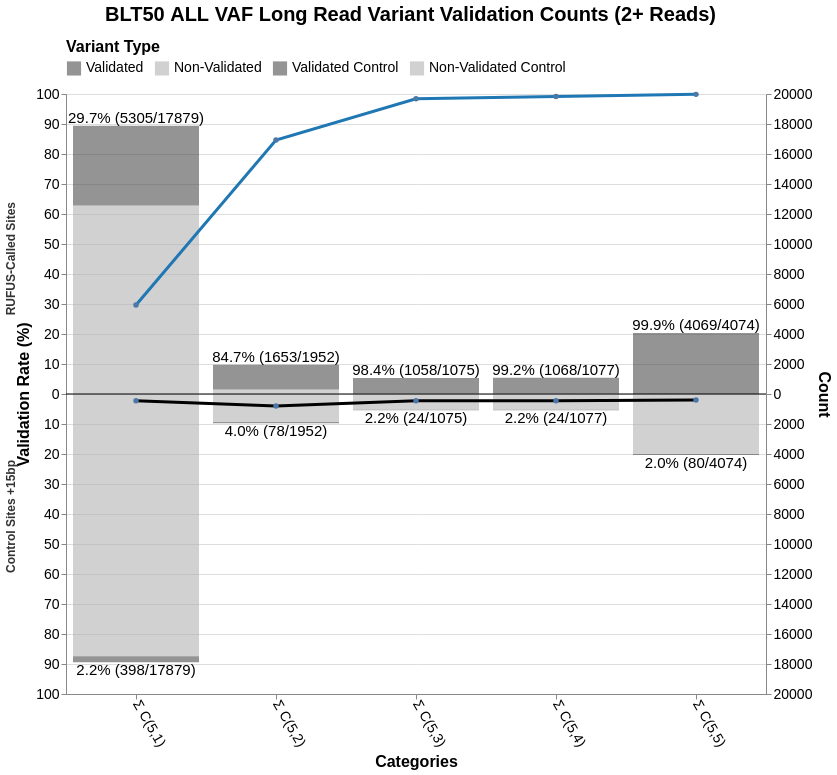

Notebook code for this chart:
### Code cell
import altair as alt
import pandas as pd

pos_1plus=[4069, 1070, 1064, 1744, 8176]
neg_1plus=[318, 85, 68, 166, 1120]

pos_2plus=[4069, 1068, 1058, 1653, 5305]
neg_2plus=[80, 24, 24, 78, 398]

pos_5plus=[4068, 1061, 1012, 1448, 2921]
neg_5plus=[5, 3, 4, 19, 77]

pos_8plus=[4068, 1041, 889, 1073, 1731]
neg_8plus=[1, 2, 1, 12, 45]

pos_10plus=[4063, 1001, 750, 796, 1242]
neg_10plus=[0, 0, 1, 0, 39]

# Sample data - replace with your actual data
data = pd.DataFrame({
    'category': ['Σ C(5,5)', 'Σ C(5,4)', 'Σ C(5,3)', 'Σ C(5,2)', 'Σ C(5,1)'],
    'positive_total': [4074, 1077, 1075, 1952, 17879], # BLT50 total variants for actual sites with 1+ read
    'positive_validated': pos_2plus, # BLT50 validated variants for actual sites
    'negative_total': [4074, 1077, 1075, 1952, 17879], # BLT50 total variants for +15bp sites with 1+ read (hopefully these numbers the same as ^)
    'negative_validated': neg_2plus # BLT50 validated variants for +15bp sites
})

# Create stacked data structure
data_stacked = []
for _, row in data.iterrows():
    category = row['category']
    
    # Calculate percentages for this category
    pos_validation_rate = (row['positive_validated'] / row['positive_total'] * 100) if row['positive_total'] > 0 else 0
    neg_validation_rate = (row['negative_validated'] / row['negative_total'] * 100) if row['negative_total'] > 0 else 0
    
    # Calculate unvalidated counts (difference between total and validated)
    pos_unvalidated = row['positive_total'] - row['positive_validated']
    neg_unvalidated = row['negative_total'] - row['negative_validated']
    
    # Positive side - unvalidated variants (bottom of stack)
    data_stacked.append({
        'category': category,
        'direction': 'positive',
        'variant_type': 'unvalidated',
        'variant_direction': 'unvalidated_positive',
        'count': pos_unvalidated,
        'stack_order': 0,
        'validation_rate': pos_validation_rate,
        'total_count': row['positive_total'],
        'validated_count': row['positive_validated']
    })
    
    # Positive side - validated variants (stacked on top)
    data_stacked.append({
        'category': category,
        'direction': 'positive',
        'variant_type': 'validated',
        'variant_direction': 'validated_positive',
        'count': row['positive_validated'],
        'stack_order': 1,
        'validation_rate': pos_validation_rate,
        'total_count': row['positive_total'],
        'validated_count': row['positive_validated']
    })
    
    # Negative side - unvalidated variants (displayed as negative, bottom of stack)
    data_stacked.append({
        'category': category,
        'direction': 'negative',
        'variant_type': 'unvalidated',
        'variant_direction': 'unvalidated_negative',
        'count': -neg_unvalidated,
        'stack_order': 0,
        'validation_rate': neg_validation_rate,
        'total_count': row['negative_total'],
        'validated_count': row['negative_validated']
    })
    
    # Negative side - validated variants (stacked on negative side)
    data_stacked.append({
        'category': category,
        'direction': 'negative',
        'variant_type': 'validated',
        'variant_direction': 'validated_negative',
        'count': -row['negative_validated'],
        'stack_order': 1,
        'validation_rate': neg_validation_rate,
        'total_count': row['negative_total'],
        'validated_count': row['negative_validated']
    })

data_long = pd.DataFrame(data_stacked)

# Create the bidirectional stacked bar chart
bar_chart = alt.Chart(data_long).mark_bar(opacity=0.6).encode(
    x=alt.X('category:O',
            sort=['Σ C(5,5)', 'Σ C(5,4)', 'Σ C(5,3)', 'Σ C(5,2)', 'Σ C(5,1)'],
            title='Categories',
            axis=alt.Axis(labelAngle=60,labelFontSize=14, titleFontSize=16)),
    y=alt.Y('count:Q',
            title='Count',
            scale=alt.Scale(domain=[-20000, 20000]),
            stack='zero',
            axis=alt.Axis(labelFontSize=14, titleFontSize=16, labelExpr="abs(datum.value)", orient='right')),
    color=alt.Color('variant_direction:N',
                    scale=alt.Scale(
                        domain=['validated_positive', 'unvalidated_positive', 'validated_negative', 'unvalidated_negative'],
                        range=['#4d4d4d', '#b3b3b3', '#4d4d4d', '#b3b3b3']  # dark gray for validated, light gray for non-validated
                    ),
                    legend=alt.Legend(
                        title="Variant Type",
                        orient='top',
                        direction='horizontal',
                        symbolType='square',
                        symbolSize=200,
                        titleFontSize=16,
                        labelFontSize=14,
                        labelExpr="datum.value == 'unvalidated_positive' ? 'Non-Validated' : datum.value == 'validated_positive' ? 'Validated' : datum.value == 'unvalidated_negative' ? 'Non-Validated Control' : 'Validated Control'"
                    )),
    order=alt.Order('stack_order:O'),
    tooltip=['category:O', 'direction:N', 'variant_type:N', 'count:Q', 'validation_rate:Q']
)

# Create data for percentage labels (one per category per direction)
label_data = []
line_data = []
for category in data['category'].unique():
    # Positive side label
    pos_row = data[data['category'] == category].iloc[0]
    pos_validation_rate = (pos_row['positive_validated'] / pos_row['positive_total'] * 100) if pos_row['positive_total'] > 0 else 0
    pos_y_position = pos_row['positive_total']  # Top of positive stack (total height)
    
    label_data.append({
        'category': category,
        'y_position': pos_y_position + 50,  # Slightly above the bar
        'percentage': f"{pos_validation_rate:.1f}% ({pos_row['positive_validated']}/{pos_row['positive_total']})",
        'direction': 'positive'
    })
    
    # Add data for the line chart (positive validation rates as positive values)
    line_data.append({
        'category': category,
        'validation_rate_mirrored': pos_validation_rate,  # Keep positive
        'direction': 'positive'
    })
    
    # Negative side label
    neg_validation_rate = (pos_row['negative_validated'] / pos_row['negative_total'] * 100) if pos_row['negative_total'] > 0 else 0
    neg_y_position = -pos_row['negative_total']  # Bottom of negative stack (total height)
    
    label_data.append({
        'category': category,
        'y_position': neg_y_position - 50,  # Slightly below the bar
        'percentage': f"{neg_validation_rate:.1f}% ({pos_row['negative_validated']}/{pos_row['negative_total']})",
        'direction': 'negative'
    })
    
    # Add data for the line chart (negative validation rates as negative values)
    line_data.append({
        'category': category,
        'validation_rate_mirrored': -neg_validation_rate,  # Make negative to mirror
        'direction': 'negative'
    })

label_df = pd.DataFrame(label_data)
line_df = pd.DataFrame(line_data)

# Create percentage labels
percentage_labels = alt.Chart(label_df).mark_text(
    align='center',
    baseline='middle',
    fontSize=15,
    color='black',
    dy=alt.expr("datum.direction == 'positive' ? -7 : 7") 
).encode(
    x=alt.X('category:O'),
    y=alt.Y('y_position:Q'),
    text=alt.Text('percentage:N')
)

# Add a horizontal line at y=0 for reference
zero_line = alt.Chart(pd.DataFrame({'y': [0]})).mark_rule(
    color='black',
    strokeWidth=1
).encode(y='y:Q')

# Create section labels for positive and negative sides
section_label_data = pd.DataFrame([
    {'label': 'RUFUS-Called Sites', 'y_position': 12800, 'x_pos': 0},
    {'label': 'Control Sites +15bp', 'y_position': -4400, 'x_pos': 0}
])

section_labels = alt.Chart(section_label_data).mark_text(
    align='right',
    baseline='middle',
    fontSize=12,
    fontWeight='bold',
    color='#333333',
    angle=270,
    dy=-55
).encode(
    x=alt.value(0),
    y=alt.Y('y_position:Q', scale=alt.Scale(domain=[-20000, 20000])),
    text=alt.Text('label:N')
)

# Create the main chart with bars and labels
main_chart = alt.layer(
    bar_chart,
    zero_line,
    percentage_labels,
    section_labels
).properties(
    width=700,
    height=600,
    title=alt.TitleParams(
        text="BLT50 ALL VAF Long Read Variant Validation Counts (2+ Reads)",
        fontSize=20,
        fontWeight='bold',
        dy=-10,
        dx=100,
        anchor='start'
    )
)

# Create separate line charts for each direction to ensure proper coloring
positive_line = alt.Chart(line_df.query('direction == "positive"')).mark_line(
    point=True,
    strokeWidth=3,
    color='#1f77b4'  # blue for RUFUS sites
).encode(
    x=alt.X('category:O',
            sort=['Σ C(5,5)', 'Σ C(5,4)', 'Σ C(5,3)', 'Σ C(5,2)', 'Σ C(5,1)']),
    y=alt.Y('validation_rate_mirrored:Q',
            scale=alt.Scale(domain=[-100, 100]),
            axis=alt.Axis(title='Validation Rate (%)', 
                         titleColor='black',
                         labelColor='black',
                         orient='left',
                         labelFontSize=14, 
                         titleFontSize=16,
                         labelExpr="abs(datum.value)")),
    tooltip=['category:O', 'direction:N', 'validation_rate_mirrored:Q']
)

negative_line = alt.Chart(line_df.query('direction == "negative"')).mark_line(
    point=True,
    strokeWidth=3,
    color='black'  # black for control sites
).encode(
    x=alt.X('category:O',
            sort=['Σ C(5,5)', 'Σ C(5,4)', 'Σ C(5,3)', 'Σ C(5,2)', 'Σ C(5,1)']),
    y=alt.Y('validation_rate_mirrored:Q',
            scale=alt.Scale(domain=[-100, 100])),
    tooltip=['category:O', 'direction:N', 'validation_rate_mirrored:Q']
)

# Combine the two line charts
line_chart = positive_line + negative_line

# Combine charts with independent y-axes
final_chart = alt.layer(
    main_chart,
    line_chart
).resolve_scale(
    y='independent'
)

# Display the chart
final_chart.show()

# Optional: Save the chart
# final_chart.save('bidirectional_bar_chart_with_line.html')
# final_chart.save('bidirectional_bar_chart_with_line.png', scale_factor=2.0)

### Figure 1 — Vega-Lite specification as saved in the notebook (floating-point values rounded to 4 significant figures)
{"config": {"view": {"continuousWidth": 300, "continuousHeight": 300}}, "layer": [{"layer": [{"data": {"name": "data-025a71feadea4c4f8bb651901c0d40fb"}, "mark": {"type": "bar", "opacity": 0.6}, "encoding": {"color": {"field": "variant_direction", "legend": {"direction": "horizontal", "labelExpr": "datum.value == 'unvalidated_positive' ? 'Non-Validated' : datum.value == 'validated_positive' ? 'Validated' : datum.value == 'unvalidated_negative' ? 'Non-Validated Control' : 'Validated Control'", "labelFontSize": 14, "orient": "top", "symbolSize": 200, "symbolType": "square", "title": "Variant Type", "titleFontSize": 16}, "scale": {"domain": ["validated_positive", "unvalidated_positive", "validated_negative", "unvalidated_negative"], "range": ["#4d4d4d", "#b3b3b3", "#4d4d4d", "#b3b3b3"]}, "type": "nominal"}, "order": {"field": "stack_order", "type": "ordinal"}, "tooltip": [{"field": "category", "type": "ordinal"}, {"field": "direction", "type": "nominal"}, {"field": "variant_type", "type": "nominal"}, {"field": "count", "type": "quantitative"}, {"field": "validation_rate", "type": "quantitative"}], "x": {"axis": {"labelAngle": 60, "labelFontSize": 14, "titleFontSize": 16}, "field": "category", "sort": ["Σ C(5,5)", "Σ C(5,4)", "Σ C(5,3)", "Σ C(5,2)", "Σ C(5,1)"], "title": "Categories", "type": "ordinal"}, "y": {"axis": {"labelExpr": "abs(datum.value)", "labelFontSize": 14, "orient": "right", "titleFontSize": 16}, "field": "count", "scale": {"domain": [-20000, 20000]}, "stack": "zero", "title": "Count", "type": "quantitative"}}}, {"data": {"name": "data-a0a55d106695e8d630baff0f16eee66d"}, "mark": {"type": "rule", "color": "black", "strokeWidth": 1}, "encoding": {"y": {"field": "y", "type": "quantitative"}}}, {"data": {"name": "data-c0231aa92fc1ab23a6af98fa182a5929"}, "mark": {"type": "text", "align": "center", "baseline": "middle", "color": "black", "dy": {"expr": "datum.direction == 'positive' ? -7 : 7"}, "fontSize": 15}, "encoding": {"text": {"field": "percentage", "type": "nominal"}, "x": {"field": "category", "type": "ordinal"}, "y": {"field": "y_position", "type": "quantitative"}}}, {"data": {"name": "data-e67116fa11de1089125d89724c2f25de"}, "mark": {"type": "text", "align": "right", "angle": 270, "baseline": "middle", "color": "#333333", "dy": -55, "fontSize": 12, "fontWeight": "bold"}, "encoding": {"text": {"field": "label", "type": "nominal"}, "x": {"value": 0}, "y": {"field": "y_position", "scale": {"domain": [-20000, 20000]}, "type": "quantitative"}}}], "title": {"text": "BLT50 ALL VAF Long Read Variant Validation Counts (2+ Reads)", "anchor": "start", "dx": 100, "dy": -10, "fontSize": 20, "fontWeight": "bold"}}, {"layer": [{"data": {"name": "data-2fd4142326d8170ed8f8c07c9b5c26f0"}, "mark": {"type": "line", "color": "#1f77b4", "point": true, "strokeWidth": 3}, "encoding": {"tooltip": [{"field": "category", "type": "ordinal"}, {"field": "direction", "type": "nominal"}, {"field": "validation_rate_mirrored", "type": "quantitative"}], "x": {"field": "category", "sort": ["Σ C(5,5)", "Σ C(5,4)", "Σ C(5,3)", "Σ C(5,2)", "Σ C(5,1)"], "type": "ordinal"}, "y": {"axis": {"labelColor": "black", "labelExpr": "abs(datum.value)", "labelFontSize": 14, "orient": "left", "title": "Validation Rate (%)", "titleColor": "black", "titleFontSize": 16}, "field": "validation_rate_mirrored", "scale": {"domain": [-100, 100]}, "type": "quantitative"}}}, {"data": {"name": "data-6a23480f640b5053d6dddc248da845c5"}, "mark": {"type": "line", "color": "black", "point": true, "strokeWidth": 3}, "encoding": {"tooltip": [{"field": "category", "type": "ordinal"}, {"field": "direction", "type": "nominal"}, {"field": "validation_rate_mirrored", "type": "quantitative"}], "x": {"field": "category", "sort": ["Σ C(5,5)", "Σ C(5,4)", "Σ C(5,3)", "Σ C(5,2)", "Σ C(5,1)"], "type": "ordinal"}, "y": {"field": "validation_rate_mirrored", "scale": {"domain": [-100, 100]}, "type": "quantitative"}}}]}], "height": 600, "resolve": {"scale": {"y": "independent"}}, "width": 700, "$schema": "https://vega.github.io/schema/vega-lite/v5.20.1.json", "datasets": {"data-025a71feadea4c4f8bb651901c0d40fb": [{"category": "Σ C(5,5)", "direction": "positive", "variant_type": "unvalidated", "variant_direction": "unvalidated_positive", "count": 5, "stack_order": 0, "validation_rate": 99.88, "total_count": 4074, "validated_count": 4069}, {"category": "Σ C(5,5)", "direction": "positive", "variant_type": "validated", "variant_direction": "validated_positive", "count": 4069, "stack_order": 1, "validation_rate": 99.88, "total_count": 4074, "validated_count": 4069}, {"category": "Σ C(5,5)", "direction": "negative", "variant_type": "unvalidated", "variant_direction": "unvalidated_negative", "count": -3994, "stack_order": 0, "validation_rate": 1.964, "total_count": 4074, "validated_count": 80}, {"category": "Σ C(5,5)", "direction": "negative", "variant_type": "validated", "variant_direction": "validated_negative", "count": -80, "stack_order": 1, "validation_rate": 1.964, "total_count": 4074, "validated_count": 80}, {"category": "Σ C(5,4)", "direction": "positive", "variant_type": "unvalidated", "variant_direction": "unvalidated_positive", "count": 9, "stack_order": 0, "validation_rate": 99.16, "total_count": 1077, "validated_count": 1068}, {"category": "Σ C(5,4)", "direction": "positive", "variant_type": "validated", "variant_direction": "validated_positive", "count": 1068, "stack_order": 1, "validation_rate": 99.16, "total_count": 1077, "validated_count": 1068}, {"category": "Σ C(5,4)", "direction": "negative", "variant_type": "unvalidated", "variant_direction": "unvalidated_negative", "count": -1053, "stack_order": 0, "validation_rate": 2.228, "total_count": 1077, "validated_count": 24}, {"category": "Σ C(5,4)", "direction": "negative", "variant_type": "validated", "variant_direction": "validated_negative", "count": -24, "stack_order": 1, "validation_rate": 2.228, "total_count": 1077, "validated_count": 24}, {"category": "Σ C(5,3)", "direction": "positive", "variant_type": "unvalidated", "variant_direction": "unvalidated_positive", "count": 17, "stack_order": 0, "validation_rate": 98.42, "total_count": 1075, "validated_count": 1058}, {"category": "Σ C(5,3)", "direction": "positive", "variant_type": "validated", "variant_direction": "validated_positive", "count": 1058, "stack_order": 1, "validation_rate": 98.42, "total_count": 1075, "validated_count": 1058}, {"category": "Σ C(5,3)", "direction": "negative", "variant_type": "unvalidated", "variant_direction": "unvalidated_negative", "count": -1051, "stack_order": 0, "validation_rate": 2.233, "total_count": 1075, "validated_count": 24}, {"category": "Σ C(5,3)", "direction": "negative", "variant_type": "validated", "variant_direction": "validated_negative", "count": -24, "stack_order": 1, "validation_rate": 2.233, "total_count": 1075, "validated_count": 24}, {"category": "Σ C(5,2)", "direction": "positive", "variant_type": "unvalidated", "variant_direction": "unvalidated_positive", "count": 299, "stack_order": 0, "validation_rate": 84.68, "total_count": 1952, "validated_count": 1653}, {"category": "Σ C(5,2)", "direction": "positive", "variant_type": "validated", "variant_direction": "validated_positive", "count": 1653, "stack_order": 1, "validation_rate": 84.68, "total_count": 1952, "validated_count": 1653}, {"category": "Σ C(5,2)", "direction": "negative", "variant_type": "unvalidated", "variant_direction": "unvalidated_negative", "count": -1874, "stack_order": 0, "validation_rate": 3.996, "total_count": 1952, "validated_count": 78}, {"category": "Σ C(5,2)", "direction": "negative", "variant_type": "validated", "variant_direction": "validated_negative", "count": -78, "stack_order": 1, "validation_rate": 3.996, "total_count": 1952, "validated_count": 78}, {"category": "Σ C(5,1)", "direction": "positive", "variant_type": "unvalidated", "variant_direction": "unvalidated_positive", "count": 12574, "stack_order": 0, "validation_rate": 29.67, "total_count": 17879, "validated_count": 5305}, {"category": "Σ C(5,1)", "direction": "positive", "variant_type": "validated", "variant_direction": "validated_positive", "count": 5305, "stack_order": 1, "validation_rate": 29.67, "total_count": 17879, "validated_count": 5305}, {"category": "Σ C(5,1)", "direction": "negative", "variant_type": "unvalidated", "variant_direction": "unvalidated_negative", "count": -17481, "stack_order": 0, "validation_rate": 2.226, "total_count": 17879, "validated_count": 398}, {"category": "Σ C(5,1)", "direction": "negative", "variant_type": "validated", "variant_direction": "validated_negative", "count": -398, "stack_order": 1, "validation_rate": 2.226, "total_count": 17879, "validated_count": 398}], "data-a0a55d106695e8d630baff0f16eee66d": [{"y": 0}], "data-c0231aa92fc1ab23a6af98fa182a5929": [{"category": "Σ C(5,5)", "y_position": 4124, "percentage": "99.9% (4069/4074)", "direction": "positive"}, {"category": "Σ C(5,5)", "y_position": -4124, "percentage": "2.0% (80/4074)", "direction": "negative"}, {"category": "Σ C(5,4)", "y_position": 1127, "percentage": "99.2% (1068/1077)", "direction": "positive"}, {"category": "Σ C(5,4)", "y_position": -1127, "percentage": "2.2% (24/1077)", "direction": "negative"}, {"category": "Σ C(5,3)", "y_position": 1125, "percentage": "98.4% (1058/1075)", "direction": "positive"}, {"category": "Σ C(5,3)", "y_position": -1125, "percentage": "2.2% (24/1075)", "direction": "negative"}, {"category": "Σ C(5,2)", "y_position": 2002, "percentage": "84.7% (1653/1952)", "direction": "positive"}, {"category": "Σ C(5,2)", "y_position": -2002, "percentage": "4.0% (78/1952)", "direction": "negative"}, {"category": "Σ C(5,1)", "y_position": 17929, "percentage": "29.7% (5305/17879)", "direction": "positive"}, {"category": "Σ C(5,1)", "y_position": -17929, "percentage": "2.2% (398/17879)", "direction": "negative"}], "data-e67116fa11de1089125d89724c2f25de": [{"label": "RUFUS-Called Sites", "y_position": 12800, "x_pos": 0}, {"label": "Control Sites +15bp", "y_position": -4400, "x_pos": 0}], "data-2fd4142326d8170ed8f8c07c9b5c26f0": [{"category": "Σ C(5,5)", "validation_rate_mirrored": 99.88, "direction": "positive"}, {"category": "Σ C(5,4)", "validation_rate_mirrored": 99.16, "direction": "positive"}, {"category": "Σ C(5,3)", "validation_rate_mirrored": 98.42, "direction": "positive"}, {"category": "Σ C(5,2)", "validation_rate_mirrored": 84.68, "direction": "positive"}, {"category": "Σ C(5,1)", "validation_rate_mirrored": 29.67, "direction": "positive"}], "data-6a23480f640b5053d6dddc248da845c5": [{"category": "Σ C(5,5)", "validation_rate_mirrored": -1.964, "direction": "negative"}, {"category": "Σ C(5,4)", "validation_rate_mirrored": -2.228, "direction": "negative"}, {"category": "Σ C(5,3)", "validation_rate_mirrored": -2.233, "direction": "negative"}, {"category": "Σ C(5,2)", "validation_rate_mirrored": -3.996, "direction": "negative"}, {"category": "Σ C(5,1)", "validation_rate_mirrored": -2.226, "direction": "negative"}]}}
